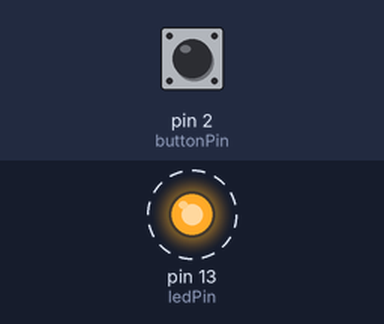
Bench run of a sketch on a simulated Arduino Uno, built with avr-gcc and run on an emulated ATmega328P. On the bench: output pins drawn as LEDs (lit = HIGH). Dashed ring = blinking. Inputs (shaded band) come from the test bench; at power-on: pin 2 (buttonPin) LOW.

Above: at 0.5 s.
Timing chart, 0 to 4.6 s (numbered marks = the images above):
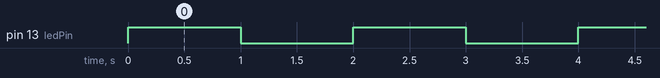

Measured:
- by itself, pin 13 (ledPin): alternates HIGH for 1.0 s and LOW for 1.0 s

The sketch:

led_control.ino
```cpp
int ledPin = 13;
int buttonPin = 2;
int buttonState = 0;
bool ledState = false;

void setup() {
  pinMode(ledPin, OUTPUT);
  pinMode(buttonPin, INPUT);
}

void loop() {


  digitalWrite(ledPin, HIGH);
  delay(1000);
  digitalWrite(ledPin, LOW);
  delay(1000);


  buttonState = digitalRead(buttonPin);

  if(buttonState == HIGH){
    ledState = !ledState;
    digitalWrite(ledPin, ledState);
    delay(300);
  }

}
```
